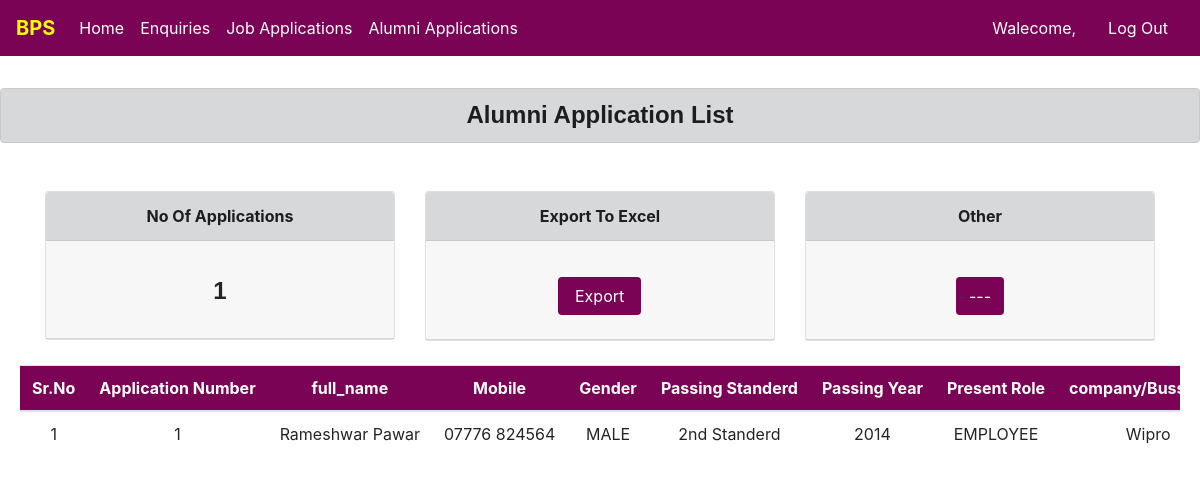
Page /alumni_list/ on the committed database.
### BPSApp/models.py (models this page shows)
class DB_Alumni(models.Model):
    full_name=models.CharField(max_length=250, null=True)
    mobile=models.CharField(max_length=250, null=True)
    gender=models.CharField(max_length=50,choices=GENDER, null=True)
    passing_standerd=models.CharField( max_length=100,choices=STANDERDS, null=True)
    passing_year=models.CharField( max_length=100,choices=YEAR, null=True)
    present_role=models.CharField( max_length=100,choices=ROLE, null=True)
    company_or_bussiness_name=models.CharField(max_length=500,null=True)
    sallary_or_turnover_LPA=models.IntegerField(null=True, blank=True)
    profile_photo=models.ImageField(upload_to="alumni_application", height_field=None, width_field=None, max_length=None,null=True, blank=True)
    bussiness_photo=models.ImageField(upload_to="alumni_application", height_field=None, width_field=None, max_length=None,null=True, blank=True)

### BPSApp/views.py (the view)
# urls.py: path('alumni_list/',views.alumni_list, name='alumni_list'),
def alumni_list(request):
    rec=DB_Alumni.objects.order_by('-id')
    count=rec.count()
    data={'rec':rec,'count':count}
    return render(request,"admin_panel/alumni_list.html",data)

### BPSApp/templates/admin_panel/alumni_list.html (shortened to what this page needs)
{% extends 'admin_panel/admin_base.html' %}
{% block Home %}
<br>
    <h4 class="text-center alert alert-dark mt-2"><b> Alumni Application List </b></h4>
<br>
<div class="container">
  <div class="row ">
    <div class="col-sm-4 mt-2"  data-aos="zoom-in" data-aos-delay="400" data-aos-duration="1000">
      <div class="card text-center">
          <div class="card-header alert-dark">
          <b>No Of Applications</b>
          </div>
          <div class="card-header  py-4">
   <h4 class='text-center'><b>{{count}}</b> </h4>
          </div>
      </div>
  </div>
  <div class="col-sm-4 mt-2"  data-aos="zoom-in" data-aos-delay="400" data-aos-duration="1000">
    <div class="card text-center">
        <div class="card-header alert-dark">
        <b>Export To Excel</b>
        </div>
        <div class="card-header  py-4">
         <a href="" class="btn btnbg px-3"  data-aos="flip-up" data-aos-delay="600" data-aos-duration="1000" class="btn btn-success" data-toggle="modal" data-target="#modelExportData">Export</a>
        </div>
    </div>
  </div>
<div class="col-sm-4 mt-2"  data-aos="zoom-in" data-aos-delay="400" data-aos-duration="1000">
<div class="card text-center">
  <div class="card-header alert-dark">
  <b>Other</b>
  </div>
  <div class="card-header  py-4">
   <a href="" class="btn btnbg"  data-aos="flip-up" data-aos-delay="600" data-aos-duration="1000" class="btn btn-success">---</a>
  </div>
</div>
</div>
</div>
</div>
<br>
    <div class="table_scroll" >
    <table class="table table-hover" >
        {% if rec %}
              <thead>
                <tr style="background-color: rgb(3, 74, 116);">
                  <th scope="col" class="text-center text-white" style="">Sr.No</th>
                  <th scope="col" class="text-center text-white">Application Number</th>
                  <th scope="col" class="text-center text-white">full_name</th>
                  <th scope="col" class="text-center text-white">Mobile</th>
                  <th scope="col" class="text-center text-white">Gender</th>
                  <th scope="col" class="text-center text-white">Passing Standerd</th>
                  <th scope="col" class="text-center text-white">Passing Year</th>
                  <th scope="col" class="text-center text-white">Present Role</th>
                  <th scope="col" class="text-center text-white">company/Bussiness</th>
                </tr>
              </thead>
              <tbody>
              {% for r in rec %}
                <tr class="text-left">
                  <td>{{forloop.counter}}</td>
                  <td>{{r.id}}</td>
                  <td>{{r.full_name}}</td>
                  <td>{{r.mobile}}</td>
                  <td>{{r.gender}}</td>
                  <td>{{r.passing_standerd}}</td>
                  <td>{{r.passing_year}}</td>
                  <td>{{r.present_role}}</td>
                  <td>{{r.company_or_bussiness_name}}</td>
              </tr>
              {% endfor %}
        </tbody>
      </table>
    </div>
      {% else %}
      <center><h5>No Record Found</h5></center>
      {% endif %}
{% endblock Home %}

### rows in the picture
DB_Alumni: id "1", full_name "Rameshwar Pawar", mobile "07776 824564", gender "MALE", passing_standerd "2nd Standerd", passing_year "2014", present_role "EMPLOYEE", company_or_bussiness_name "Wipro"

### other values in the picture
{{ count }} "1"
